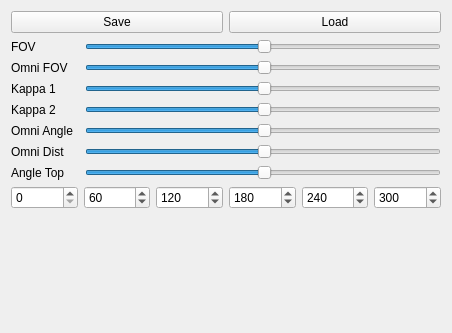
<?xml version="1.0" encoding="UTF-8"?>
<ui version="4.0">
 <class>WdgtCameraParametersClass</class>
 <widget class="QWidget" name="WdgtCameraParametersClass">
  <property name="geometry">
   <rect>
    <x>0</x>
    <y>0</y>
    <width>452</width>
    <height>333</height>
   </rect>
  </property>
  <property name="windowTitle">
   <string>Camera Parameters</string>
  </property>
  <layout class="QGridLayout" name="gridLayout">
   <item row="7" column="0">
    <widget class="QLabel" name="label_3">
     <property name="text">
      <string>Kappa 2</string>
     </property>
    </widget>
   </item>
   <item row="9" column="0">
    <widget class="QLabel" name="label_4">
     <property name="text">
      <string>Omni Dist</string>
     </property>
    </widget>
   </item>
   <item row="10" column="2">
    <widget class="QSlider" name="horizontalSliderAngleTop">
     <property name="value">
      <number>50</number>
     </property>
     <property name="orientation">
      <enum>Qt::Horizontal</enum>
     </property>
    </widget>
   </item>
   <item row="6" column="0">
    <widget class="QLabel" name="label_2">
     <property name="text">
      <string>Kappa 1</string>
     </property>
    </widget>
   </item>
   <item row="7" column="2">
    <widget class="QSlider" name="horizontalSliderKappa2">
     <property name="value">
      <number>50</number>
     </property>
     <property name="orientation">
      <enum>Qt::Horizontal</enum>
     </property>
    </widget>
   </item>
   <item row="12" column="2">
    <spacer name="verticalSpacer">
     <property name="orientation">
      <enum>Qt::Vertical</enum>
     </property>
     <property name="sizeHint" stdset="0">
      <size>
       <width>20</width>
       <height>40</height>
      </size>
     </property>
    </spacer>
   </item>
   <item row="10" column="0">
    <widget class="QLabel" name="label_6">
     <property name="text">
      <string>Angle Top</string>
     </property>
    </widget>
   </item>
   <item row="8" column="0">
    <widget class="QLabel" name="label_5">
     <property name="text">
      <string>Omni Angle</string>
     </property>
    </widget>
   </item>
   <item row="3" column="0">
    <widget class="QLabel" name="label">
     <property name="text">
      <string>FOV</string>
     </property>
    </widget>
   </item>
   <item row="8" column="2">
    <widget class="QSlider" name="horizontalSliderOmniAngle">
     <property name="value">
      <number>50</number>
     </property>
     <property name="orientation">
      <enum>Qt::Horizontal</enum>
     </property>
    </widget>
   </item>
   <item row="5" column="2">
    <widget class="QSlider" name="horizontalSliderOmniFOV">
     <property name="value">
      <number>50</number>
     </property>
     <property name="orientation">
      <enum>Qt::Horizontal</enum>
     </property>
    </widget>
   </item>
   <item row="11" column="0" colspan="3">
    <layout class="QHBoxLayout" name="horizontalLayout">
     <item>
      <widget class="QDoubleSpinBox" name="doubleSpinBoxAngle1">
       <property name="decimals">
        <number>0</number>
       </property>
       <property name="maximum">
        <double>360.000000000000000</double>
       </property>
       <property name="singleStep">
        <double>5.000000000000000</double>
       </property>
      </widget>
     </item>
     <item>
      <widget class="QDoubleSpinBox" name="doubleSpinBoxAngle2">
       <property name="decimals">
        <number>0</number>
       </property>
       <property name="maximum">
        <double>360.000000000000000</double>
       </property>
       <property name="singleStep">
        <double>5.000000000000000</double>
       </property>
       <property name="value">
        <double>60.000000000000000</double>
       </property>
      </widget>
     </item>
     <item>
      <widget class="QDoubleSpinBox" name="doubleSpinBoxAngle3">
       <property name="decimals">
        <number>0</number>
       </property>
       <property name="maximum">
        <double>360.000000000000000</double>
       </property>
       <property name="singleStep">
        <double>5.000000000000000</double>
       </property>
       <property name="value">
        <double>120.000000000000000</double>
       </property>
      </widget>
     </item>
     <item>
      <widget class="QDoubleSpinBox" name="doubleSpinBoxAngle4">
       <property name="decimals">
        <number>0</number>
       </property>
       <property name="maximum">
        <double>360.000000000000000</double>
       </property>
       <property name="singleStep">
        <double>5.000000000000000</double>
       </property>
       <property name="value">
        <double>180.000000000000000</double>
       </property>
      </widget>
     </item>
     <item>
      <widget class="QDoubleSpinBox" name="doubleSpinBoxAngle5">
       <property name="decimals">
        <number>0</number>
       </property>
       <property name="maximum">
        <double>360.000000000000000</double>
       </property>
       <property name="singleStep">
        <double>5.000000000000000</double>
       </property>
       <property name="value">
        <double>240.000000000000000</double>
       </property>
      </widget>
     </item>
     <item>
      <widget class="QDoubleSpinBox" name="doubleSpinBoxAngle6">
       <property name="decimals">
        <number>0</number>
       </property>
       <property name="maximum">
        <double>360.000000000000000</double>
       </property>
       <property name="singleStep">
        <double>5.000000000000000</double>
       </property>
       <property name="value">
        <double>300.000000000000000</double>
       </property>
      </widget>
     </item>
    </layout>
   </item>
   <item row="6" column="2">
    <widget class="QSlider" name="horizontalSliderKappa1">
     <property name="value">
      <number>50</number>
     </property>
     <property name="orientation">
      <enum>Qt::Horizontal</enum>
     </property>
    </widget>
   </item>
   <item row="3" column="2">
    <widget class="QSlider" name="horizontalSliderFOV">
     <property name="value">
      <number>50</number>
     </property>
     <property name="orientation">
      <enum>Qt::Horizontal</enum>
     </property>
    </widget>
   </item>
   <item row="9" column="2">
    <widget class="QSlider" name="horizontalSliderOmniDist">
     <property name="value">
      <number>50</number>
     </property>
     <property name="orientation">
      <enum>Qt::Horizontal</enum>
     </property>
    </widget>
   </item>
   <item row="1" column="0" colspan="3">
    <layout class="QHBoxLayout" name="horizontalLayout_2">
     <item>
      <widget class="QPushButton" name="pushButtonSave">
       <property name="text">
        <string>Save</string>
       </property>
      </widget>
     </item>
     <item>
      <widget class="QPushButton" name="pushButtonLoad">
       <property name="text">
        <string>Load</string>
       </property>
      </widget>
     </item>
    </layout>
   </item>
   <item row="5" column="0">
    <widget class="QLabel" name="label_7">
     <property name="text">
      <string>Omni FOV</string>
     </property>
    </widget>
   </item>
  </layout>
 </widget>
 <resources/>
 <connections/>
</ui>
